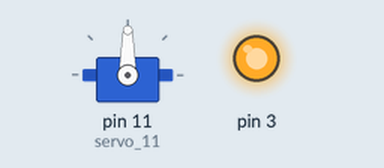
Simulated run of this sketch. Board: Arduino Uno, built with avr-gcc and run on an emulated ATmega328P. On the bench: servo, output pins drawn as LEDs (lit = HIGH).

Above: at 0.1 s.
Timing chart, 0 to 1.6 s (numbered marks = the images above):
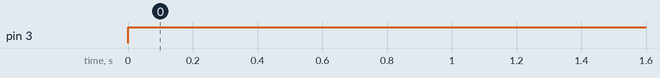

The sketch:

neat_elzing_amberis1.ino
```cpp
// C++ code
//
#include <Servo.h>

Servo servo_11;

void setup()
{
  pinMode(A4, INPUT);
  servo_11.attach(11, 500, 2500);
  pinMode(3, OUTPUT);

  if ((-40 + 0.488155 * (analogRead(A4) - 20)) > 30) {
  }
}

void loop()
{
  servo_11.write(90);
  digitalWrite(3, HIGH);
  delay(10); // Delay a little bit to improve simulation performance
}
```

Measured:
- by itself, pin 3: LOW → HIGH at 0.00 s
